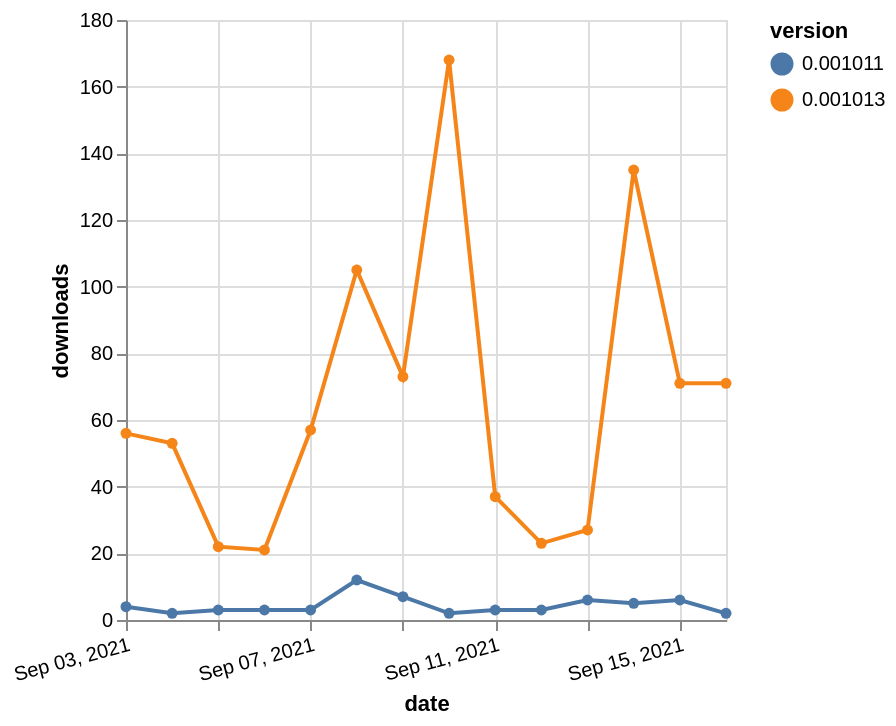

Specify this chart in Vega-Lite:
### Vega-Lite specification from a JSON file in a GitHub repository (floating-point values rounded to 4 significant figures)
{"$schema": "https://vega.github.io/schema/vega-lite/v5.json", "description": "A simple bar chart with embedded data.", "data": {"values": [{"date": "2021-09-03", "total": 70014, "delta": 56, "version": "0.001013"}, {"date": "2021-09-04", "total": 70067, "delta": 53, "version": "0.001013"}, {"date": "2021-09-05", "total": 70089, "delta": 22, "version": "0.001013"}, {"date": "2021-09-06", "total": 70110, "delta": 21, "version": "0.001013"}, {"date": "2021-09-07", "total": 70167, "delta": 57, "version": "0.001013"}, {"date": "2021-09-08", "total": 70272, "delta": 105, "version": "0.001013"}, {"date": "2021-09-09", "total": 70345, "delta": 73, "version": "0.001013"}, {"date": "2021-09-10", "total": 70513, "delta": 168, "version": "0.001013"}, {"date": "2021-09-11", "total": 70550, "delta": 37, "version": "0.001013"}, {"date": "2021-09-12", "total": 70573, "delta": 23, "version": "0.001013"}, {"date": "2021-09-13", "total": 70600, "delta": 27, "version": "0.001013"}, {"date": "2021-09-14", "total": 70735, "delta": 135, "version": "0.001013"}, {"date": "2021-09-15", "total": 70806, "delta": 71, "version": "0.001013"}, {"date": "2021-09-16", "total": 70877, "delta": 71, "version": "0.001013"}, {"date": "2021-09-03", "total": 23810, "delta": 4, "version": "0.001011"}, {"date": "2021-09-04", "total": 23812, "delta": 2, "version": "0.001011"}, {"date": "2021-09-05", "total": 23815, "delta": 3, "version": "0.001011"}, {"date": "2021-09-06", "total": 23818, "delta": 3, "version": "0.001011"}, {"date": "2021-09-07", "total": 23821, "delta": 3, "version": "0.001011"}, {"date": "2021-09-08", "total": 23833, "delta": 12, "version": "0.001011"}, {"date": "2021-09-09", "total": 23840, "delta": 7, "version": "0.001011"}, {"date": "2021-09-10", "total": 23842, "delta": 2, "version": "0.001011"}, {"date": "2021-09-11", "total": 23845, "delta": 3, "version": "0.001011"}, {"date": "2021-09-12", "total": 23848, "delta": 3, "version": "0.001011"}, {"date": "2021-09-13", "total": 23854, "delta": 6, "version": "0.001011"}, {"date": "2021-09-14", "total": 23859, "delta": 5, "version": "0.001011"}, {"date": "2021-09-15", "total": 23865, "delta": 6, "version": "0.001011"}, {"date": "2021-09-16", "total": 23867, "delta": 2, "version": "0.001011"}]}, "width": "container", "mark": {"type": "line", "point": {"filled": true}}, "encoding": {"x": {"field": "date", "type": "temporal", "timeUnit": "yearmonthdate", "title": "date", "axis": {"labelAngle": -15}}, "y": {"field": "delta", "type": "quantitative", "title": "downloads"}, "color": {"field": "version", "type": "nominal"}, "tooltip": {"field": "delta"}}}
